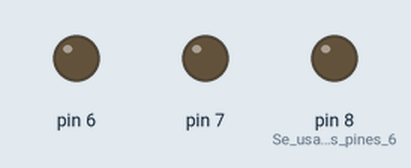
This sketch was run on a simulated Arduino Uno, built with avr-gcc and run on an emulated ATmega328P. Parts: output pins drawn as LEDs (lit = HIGH).

Above: at 0.5 s.
At 2.5 s:
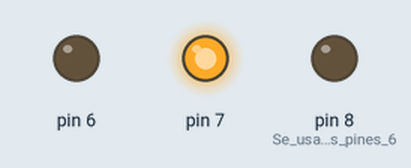
At 3.5 s:
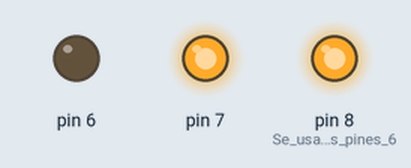
At 4.5 s:
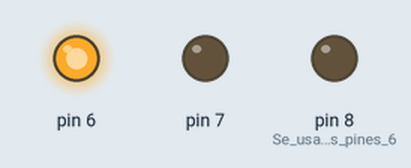
At 6.5 s:
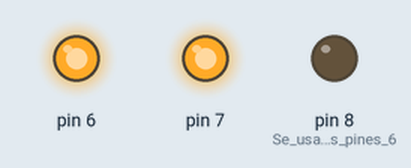
At 9.5 s:
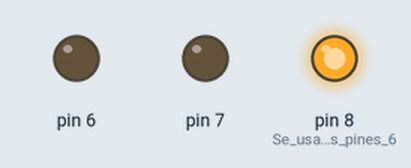
Timing chart, 0 to 10.4 s (numbered marks = the images above):
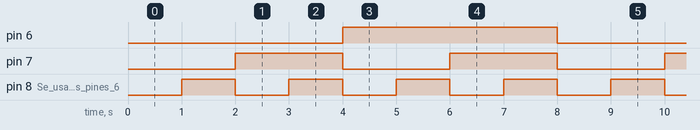

The sketch:

utn_clase_arduino01_002_cottiersolange_c31.ino
```cpp
void setup()
{
  pinMode(6,OUTPUT);
  pinMode(7,OUTPUT);
  pinMode(8,OUTPUT); // Se usaran los pines 6, 7 y 8 de Arduino
}
void loop()
{
      digitalWrite(6,0);
      digitalWrite(7,0);
      digitalWrite(8,0);
      delay(1000);
      digitalWrite(6,0);
      digitalWrite(7,0);
      digitalWrite(8,1);
      delay(1000);
      digitalWrite(6,0);
      digitalWrite(7,1);
      digitalWrite(8,0);
      delay(1000);
      digitalWrite(6,0);
      digitalWrite(7,1);
      digitalWrite(8,1);
      delay(1000);
      digitalWrite(6,1);
      digitalWrite(7,0);
      digitalWrite(8,0);
      delay(1000);
      digitalWrite(6,1);
      digitalWrite(7,0);
      digitalWrite(8,1);
      delay(1000);
      digitalWrite(6,1);
      digitalWrite(7,1);
      digitalWrite(8,0);
      delay(1000);
      digitalWrite(6,1);
      digitalWrite(7,1);
      digitalWrite(8,1);
      delay(1000);
  }
```

Measured:
- by itself, pin 6: alternates HIGH for 4.0 s and LOW for 4.0 s
- by itself, pin 7: alternates HIGH for 2.0 s and LOW for 2.0 s
- by itself, pin 8 (Se_usaran_los_pines_6): alternates HIGH for 1.0 s and LOW for 1.0 s
